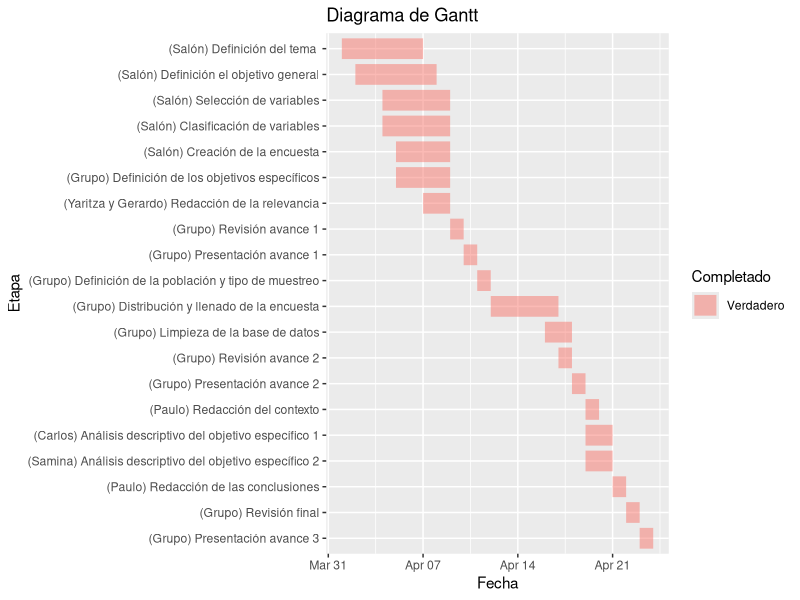

R code for this plot:
## ---- chunk 1
#install.packages("ggplot2")
#install.packages("tidyr")
#install.packages("lubridate")
library(ggplot2)
library(tidyr)
library(lubridate)
library(dplyr)
library(readr)

today <- Sys.Date()
diagrama <- read.csv("Diagrama de gantt - Hoja 1 (3).csv") 
diagrama$Start <- paste(diagrama$Start,"/2025") 
diagrama$End <- paste(diagrama$End,"/2025") 
diagrama$Start <- dmy(diagrama$Start) 
diagrama$End <- dmy(diagrama$End) 

for (i in 1:nrow(diagrama)) {
  if (diagrama$End[i] < today) {
    diagrama$Completado[i] <- "Verdadero"
  } else {
    diagrama$Completado[i] <- "Falso"
  }
}
orden_etapas <- c()
for (i in 1:nrow(diagrama)) {
  orden_etapas[i]<- diagrama$Etapa[i]
}
orden_etapas <- rev(orden_etapas)

df <- diagrama

df.melt <- df %>%
  tidyr::pivot_longer(col = c(Start, End))

df.melt$Etapa <- factor(df.melt$Etapa, levels = orden_etapas)

p1 <- ggplot(df.melt, aes(x = value, y = Etapa, colour = Completado))
p1 <- p1 + geom_line(alpha = 0.5, linewidth = 7)
p1 <- p1 + labs(title = "Diagrama de Gantt")
p1 <- p1 + labs(x = "Fecha")
p1 <- p1 + geom_vline(xintercept = today, color = "gray", linewidth = 2, alpha = 0.5)

p1

## ---- chunk 2
library(readr)
library(tidyr)
library(dplyr)
DF_original <- read.csv("tendencias y factores.csv")
DF <- DF_original # DF es una copia del dataframe original
DF <- DF_original[, -c(1,2,4,18:147,164:175)] # se eliminan las columnas que no se utilizarán
DF <- DF[,-c(15,17)]
## ---- chunk 3
DF <- rename(DF,
            "Carrera" = "Área.de.la.carrera.que.estudias",
            "Costo"="X.Cuál.fue.el.costo.exacto.de.tu.laptop.actual.en.soles...Ejemplo..2499.90.",
            "Escala" = "X.Cuál.es.tu.escala.socioeconómica.",
            "Antigüedad" = "X.Hace.cuántos.años.compraste.tu.laptop."  ,
            "Marca" = "Marca.de.tu.laptop.actual" ,
            "Tipo" = "Tipo.de.laptop.actual" ,
            "RAM" = "X.Cuál.es.la.capacidad.de.memoria.RAM.de.tu.laptop.actual.",
            "Tiempo de uso" ="X.Cuánto.tiempo.en.horas.y.minutos.crees.que.usas.tu.laptop.por.día..Puede.consultar.el.Screen.Time.de.su.dispositivo." ,
            "Factor importante" = "X.Cuál.fue.el.factor.más.importante.para.elegir.tu.laptop.actual." ,
            "Publicidad" = "X.Qué.tan.influenciado.estuviste.por.la.publicidad.en.redes.sociales.para.elegir.tu.laptop.actual."  ,
            "Sistema operativo" = "X.Qué.sistema.operativo.usas." ,
            "Edad 2" = "Edad.9",
            "Sexo 2" = "Sexo.9",
            "Carrera 2" = "Área.de.la.carrera.que.estudias.9", 
            "Escala 2" = "X.Cuál.es.tu.escala.socioeconómica..9",
            "Costo 2" = "X.Cuál.fue.el.costo.exacto.de.tu.laptop.actual.en.soles...Ejemplo..2499.90..9",
            "Antigüedad 2" = "X.Hace.cuántos.años.compraste.tu.laptop..9",
            "Marca 2" = "Marca.de.tu.laptop.actual.9",
            "Tipo 2" = "Tipo.de.laptop.actual.9",
            "RAM 2" = "X.Cuál.es.la.capacidad.de.memoria.RAM.de.tu.laptop.actual..9",
            "Tiempo de uso 2" = "X.Cuánto.tiempo.en.horas.y.minutos.crees.que.usas.tu.laptop.por.día..Puede.consultar.el.Screen.Time.de.su.dispositivo..9",
            "Factor importante 2" = "X.Cuáles.fueron.los.factores.más.importante.para.elegir.tu.laptop.actual.",
            "Publicidad 2" = "X.Qué.tan.influenciado.estuviste.por.la.publicidad.en.redes.sociales.para.elegir.tu.laptop.actual..9",
            "Sistema operativo 2" = "X.Qué.sistema.operativo.usas.más.",
            "Satisfacción" =  "X.Qué.tan.satisfecho.estás.con.tu.laptop.actual."    ,
            "Satisfacción 2" = "X.Qué.tan.satisfecho.estás.con.tu.laptop.actual..9"  
  
  )

  # mostrar los nuevos encabezados
  str(DF)
## ---- chunk 4
# Lista de nombres base para las columnas que deben fusionarse
cabeceras_repetidas <- c(
  "Sexo",
  "Edad",
  "Carrera",
  "Escala",
  "Costo",
  "Antigüedad",
  "Marca",
  "Tipo",
  "RAM",
  "Tiempo de uso",
  "Factor importante",
  "Publicidad",
  "Sistema operativo",
  "Satisfacción"
)

DF <- DF %>% mutate(across(everything(), as.character))
for (nombre in cabeceras_repetidas) {  
  columnas_similares <- DF %>% select(starts_with(nombre))
  DF[[nombre]] <- apply(columnas_similares, 1, function(x) {
    primero_valido <- x[!is.na(x) & x != ""][1]
    if (is.null(primero_valido)) NA else primero_valido
  })
}

# Eliminando columnas ineecesarias
DF <- DF[,-c(15:40)]
## ---- chunk 5
# Guardar el archivo final
write_csv(DF, "Sin columnas innecesarias y renombradas.csv")
## ---- chunk 6
DF_Normalizado <- DF
## ---- chunk 7
# Mapeo de carreras
# Cargar tidyverse para manejo de datos
library(tidyverse)

# Crear tabla de mapeo
mapeo_carreras <- tibble(
  carrera_original = c(
    "Ingeniería",
    "Computación",
    "Ciencias Económicas y Empresariales",
    "Agronomía y Ciencias Veterinarias",
    "Ciencias Sociales",
    "Derecho y Ciencias Jurídicas",
    "Ciencias Naturales o Biológicas",
    "Humanidades o Letras",
    "Educación",
    "Ciencias de la Salud",
    "Artes",
    "Turismo, Hotelería y Gastronomía",
    "Ciencias Exactas o Físicas",
    "Matemáticas Puras o Aplicadas",
    "Defensa, Seguridad y Ciencias Militares",
    "Arquitectura",
    "Transporte y Logística"
  ),
  categoria_ISCED = c(
    "Ingeniería, Industria y Construcción",
    "Tecnologías de la Información y Comunicación (TIC)",
    "Administración y Derecho",
    "Agricultura, Silvicultura, Pesca y Veterinaria",
    "Ciencias Sociales, Periodismo e Información",
    "Administración y Derecho",
    "Ciencias Naturales, Matemáticas y Estadística",
    "Artes y Humanidades",
    "Educación",
    "Salud y Bienestar",
    "Artes y Humanidades",
    "Servicios",
    "Ciencias Naturales, Matemáticas y Estadística",
    "Ciencias Naturales, Matemáticas y Estadística",
    "Ingeniería, Industria y Construcción",
    "Ingeniería, Industria y Construcción",
    "Servicios"
  )
)

## ---- chunk 8
DF_Normalizado <- DF %>%
  left_join(mapeo_carreras, by = c("Carrera" = "carrera_original")) %>%
  mutate(Carrera = categoria_ISCED) %>%
  select(-categoria_ISCED)
## ---- chunk 9
DF_Normalizado[] <- lapply(DF_Normalizado, function(x) {
  if (is.character(x)) tolower(x) else x
})

## ---- chunk 10
DF_Normalizado$Escala <- factor(DF_Normalizado$Escala,
                                      levels = c("e", "d", "c", "b", "a"),
                                      ordered = TRUE)
## ---- chunk 11
library(stringi)
library(dplyr)
library(stringr)

DF_Normalizado$`Factor importante` <- DF_Normalizado$`Factor importante` %>%
  str_split(",") %>%                      # Separar por comas
  lapply(str_trim) %>%                    # Eliminar espacios extra
  lapply(stri_trans_general, "Latin-ASCII")  # Quitar acentos

valores_validos <- c(
  "precio", 
  "oferta",
  "marca",
  "recomendacion",
  "rendimiento",
  "portabilidad",
  "estetica"
)

DF_Normalizado$`Factor importante` <- sapply(DF_Normalizado$`Factor importante`, function(x) {
  items <- tolower(trimws(unlist(x)))  # Asegurar limpieza y minúsculas
  items[!items %in% valores_validos] <- "otros"
  paste(unique(items), collapse = "; ")  # Unir como lista separada por ;
})
## ---- chunk 12
DF$Costo <- as.numeric(DF$Costo)
DF$Costo[!is.na(DF$Costo) & DF$Costo < 7.5] <- 
  DF$Costo[!is.na(DF$Costo) & DF$Costo < 7.5] * 1000

DF$Costo[DF$Costo < 600 | DF$Costo > 20000] <- NA

## ---- chunk 13
DF_Normalizado$Antigüedad <- as.character(DF_Normalizado$Antigüedad)

DF_Normalizado$Antigüedad[DF_Normalizado$Antigüedad == "0 (menos de 1 año)"] <- "0"
DF_Normalizado$Antigüedad[DF_Normalizado$Antigüedad == "10 años"] <- "10"
DF_Normalizado$Antigüedad[DF_Normalizado$Antigüedad == "6 años"] <- "6"
DF_Normalizado$Antigüedad[DF_Normalizado$Antigüedad %in% c("7 años", "7 años ")] <- "7"
DF_Normalizado$Antigüedad[DF_Normalizado$Antigüedad == "3, 8 años de uso (segunda mano)"] <- "3"
valores_validos <- as.character(0:20)
DF_Normalizado <- DF_Normalizado[DF_Normalizado$Antigüedad %in% valores_validos | is.na(DF_Normalizado$Antigüedad), ]

DF_Normalizado$Antigüedad <- as.numeric(DF_Normalizado$Antigüedad)
## ---- chunk 14
marcas <- c(
  "hp", "asus", "lenovo", "acer", "dell", "toshiba", "msi", "apple", "huaweii", "microsoft")

DF_Normalizado <- DF_Normalizado[!(DF_Normalizado$Marca %in% c("no tengo", "no tengo ", "teros( es una computadora)", "es pc")), ]
DF_Normalizado$Marca[!(DF_Normalizado$Marca %in% marcas)] <- "otro"
## ---- chunk 15
DF_Normalizado$Tipo[DF_Normalizado$Tipo == "empresarial (productividad y seguridad. ej: lenovo thinkpad, dell latitude)"] <- "empresarial"

DF_Normalizado$Tipo[DF_Normalizado$Tipo == "gamer (potentes. ej: asus rog, acer predator, hp omen)"] <- "gamer"

DF_Normalizado$Tipo[DF_Normalizado$Tipo == "tradicional (básicas estándar. ej: hp pavilion, lenovo ideapad)"] <- "tradicional"

DF_Normalizado$Tipo[DF_Normalizado$Tipo == "ultrabook (ligeras y delgadas. ej: macbook air, dell xps 13, asus zenbook)"] <- "ultrabook"

DF_Normalizado$Tipo[DF_Normalizado$Tipo == "convertible/desmontable (se pueden usar también como tablet o laptop. ej: hp spectre x360, lenovo yoga, microsoft surface pro)"] <- "convertible"

DF_Normalizado$Tipo[DF_Normalizado$Tipo == "orientada a diseño (rendimiento gráfico. ej: macbook pro, microsoft surface laptop studio)"] <- "orientada a diseño"


## ---- chunk 16
library(stringr)

DF_Normalizado <- DF_Normalizado %>%
  mutate(RAM = tolower(as.character(RAM)),
         RAM_num = as.numeric(str_extract(RAM, "\\d+")),  # extrae primer número
         RAM = case_when(
           str_detect(RAM, "t") ~ RAM_num * 1000,
           str_detect(RAM, "no se|no sé|no estoy seguro|no lo se|nose") ~ NA,
           TRUE ~ RAM_num
         )
  ) %>%
  select(-RAM_num)

valores_validos <- c(4,8,12,16,24,32,40,48,64,96,128,192,256)

DF_Normalizado$RAM[!DF_Normalizado$RAM %in% valores_validos] <- NA
## ---- chunk 17
DF_Normalizado <- DF_Normalizado %>%
  mutate(`Tiempo de uso` = hms(`Tiempo de uso`),
         `Tiempo de uso` = as.numeric(`Tiempo de uso`) / 3600,
         `Tiempo de uso` = round(`Tiempo de uso`, 2))

DF_Normalizado <- DF_Normalizado %>%
  filter(`Tiempo de uso` <= 18)
## ---- chunk 18
DF_Normalizado$Satisfacción <- factor(DF_Normalizado$Satisfacción,
                     levels = c("muy insatisfecho",
                                "poco satisfecho",
                                "neutral",
                                "algo satisfecho",
                                "súper satisfecho"),

                     ordered = TRUE)
## ---- chunk 19
os <- c("windows", "macos", "linux")
DF_Normalizado$'Sistema operativo'[!(DF_Normalizado$'Sistema operativo' %in% os)] <- 'otros'
unique(DF_Normalizado$'Sistema operativo')
## ---- chunk 20
DF_Normalizado$Publicidad <- factor(DF_Normalizado$Publicidad,
                     levels = c("nada influenciado",
                                "poco influenciado",
                                "neutral",
                                "algo influenciado",
                                "muy influenciado"),
                     ordered = TRUE)
